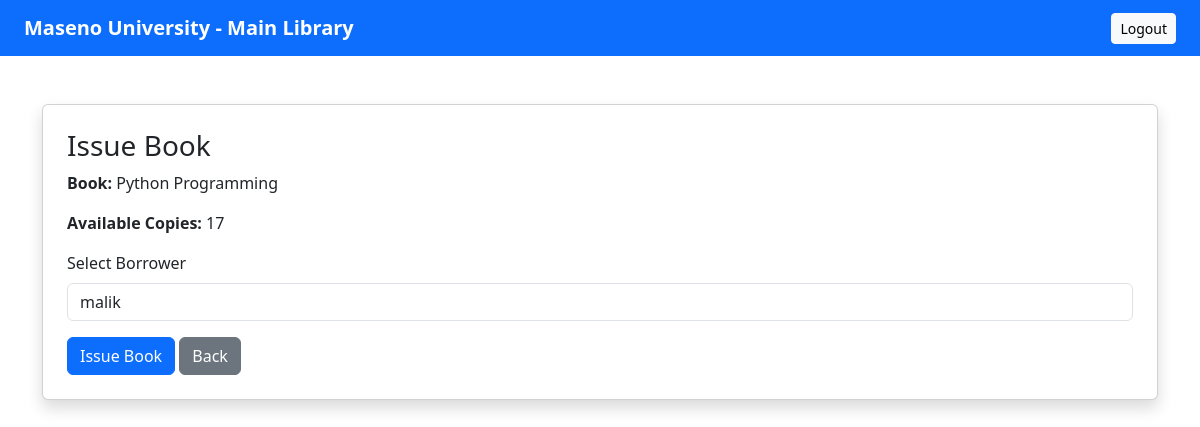
Page /books/issue/2/ (signed in) on the committed database.
### core/models.py (models this page shows, shortened)
class SystemSettings(models.Model):
    school_name = models.CharField(max_length=200, default="Maseno SmartLib")
    library_name = models.CharField(max_length=200, default="School Library")
    school_email = models.EmailField(blank=True, null=True)
    school_phone = models.CharField(max_length=50, blank=True, null=True)
    address = models.CharField(max_length=255, blank=True, null=True)
    logo = models.ImageField(upload_to='logos/', blank=True, null=True)
    theme_color = models.CharField(max_length=20, default="#0d6efd")
    class Meta:
        verbose_name = "System Setting"
        verbose_name_plural = "System Settings"

class Book(models.Model):
    STATUS_CHOICES = [
        ('available', 'Available'),
        ('unavailable', 'Unavailable'),
    ]
    title = models.CharField(max_length=200)
    author = models.CharField(max_length=150)
    isbn = models.CharField(
        max_length=50,
        unique=True,
        blank=True,
        null=True
    )
    category = models.ForeignKey(
        Category,
        on_delete=models.SET_NULL,
        null=True,
        blank=True
    )
    publisher = models.CharField(max_length=150, blank=True)
    year_published = models.PositiveIntegerField(
        blank=True,
        null=True
    )
    total_copies = models.PositiveIntegerField(default=1)
    available_copies = models.PositiveIntegerField(default=1)
    status = models.CharField(
        max_length=20,
        choices=STATUS_CHOICES,
        default='available'
    )
    cover_image = models.ImageField(
        upload_to='book_covers/',
        blank=True,
        null=True
    )
    created_at = models.DateTimeField(auto_now_add=True)

### core/views.py (the view, shortened to what this page needs)
@login_required
def issue_book(request, book_id):
    if not admin_or_librarian_required(request.user):
        return forbidden_page()
    book = get_object_or_404(Book, id=book_id)
    users = User.objects.all()
    if book.available_copies <= 0:
        return redirect('book_list')
    return render(request, 'core/issue_book.html', {
        'system_settings': get_settings(),
        'book': book,
        'users': users
    })

### core/views.py (called while the page is built)
def get_settings():
    system_settings = SystemSettings.objects.order_by('-id').first()
    if system_settings is None:
        system_settings = SystemSettings.objects.create(
            school_name="Maseno University",
            library_name="Main Library",
            theme_color="#0d6efd"
        )
    return system_settings

def get_user_profile(user):
    profile, created = Profile.objects.get_or_create(
        user=user,
        defaults={'role': 'student'}
    )
    return profile

def admin_or_librarian_required(user):
    return get_user_profile(user).role in ['admin', 'librarian']

### templates/core/issue_book.html
<!DOCTYPE html>
<html><head><title>Issue Book</title><link href="https://cdn.jsdelivr.net/npm/bootstrap@5.3.0/dist/css/bootstrap.min.css" rel="stylesheet"></head>
<body style="background:url('https://images.unsplash.com/photo-1524995997946-a1c2e315a42f') no-repeat center center fixed;background-size:cover;">
<nav class="navbar navbar-dark px-4" style="background: {{ system_settings.theme_color }};"><span class="navbar-brand fw-bold">{{ system_settings.school_name }} - {{ system_settings.library_name }}</span><a href="{% url 'logout' %}" class="btn btn-light btn-sm">Logout</a></nav>
<div class="container mt-5"><div class="card p-4 shadow"><h3>Issue Book</h3><p><strong>Book:</strong> {{ book.title }}</p><p><strong>Available Copies:</strong> {{ book.available_copies }}</p><form method="POST">{% csrf_token %}<label class="form-label">Select Borrower</label><select name="user" class="form-control mb-3" required>{% for user in users %}<option value="{{ user.id }}">{{ user.username }}</option>{% endfor %}</select><button class="btn btn-primary">Issue Book</button> <a href="{% url 'book_list' %}" class="btn btn-secondary">Back</a></form></div></div></body></html>

### rows in the picture
SystemSettings: school_name "Maseno University", library_name "Main Library"
Book: title "Python Programming", available_copies "17"

### other values in the picture
form field user "malik"
